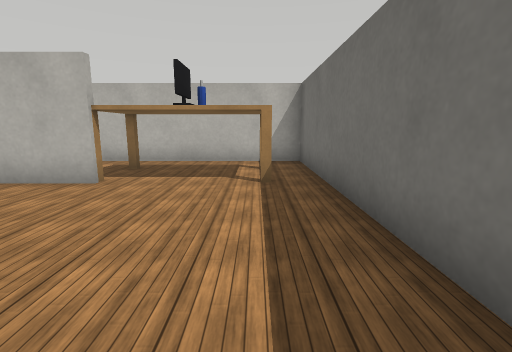
[1] (above)

16 first-person views from a walk through a robot-simulator world made for Webots. The camera is 0.54 m above the floor, tilts 10° down and sees 85° across. The floor is counted in squares, 0.5 m on a side. Each view is taken from the middle of a square. On the plan, view 1 faces up. The plan holds only what a view shows up to about 12 squares ahead; the rest is blank. Robots are left out. Simple shapes and patterns stand in for the simulator's stock objects.

[2]
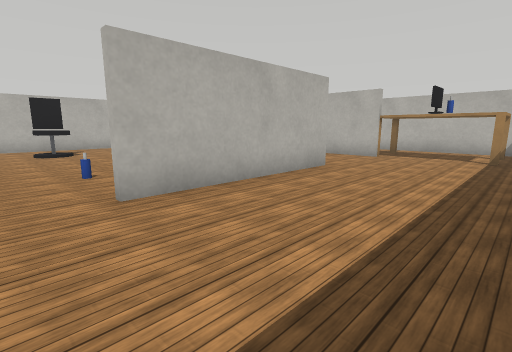

[3]
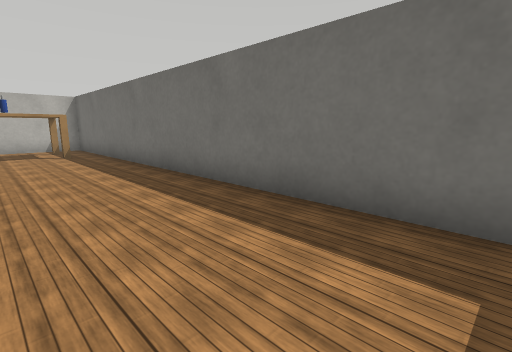

[4]
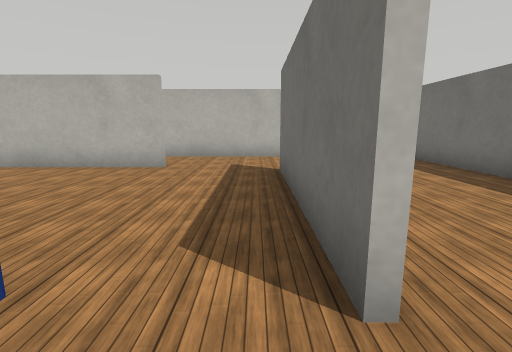

[5]
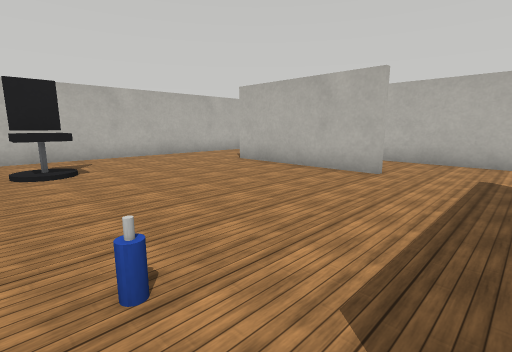

[6]
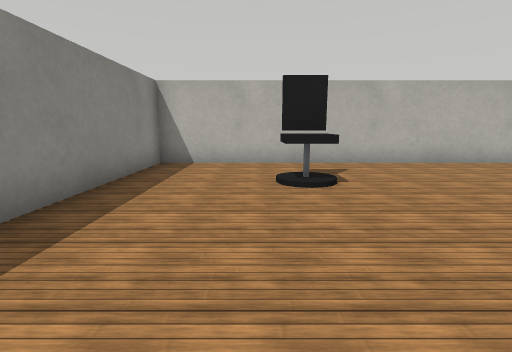

[7]
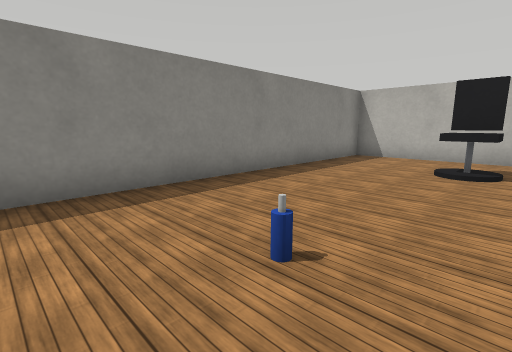

[8]
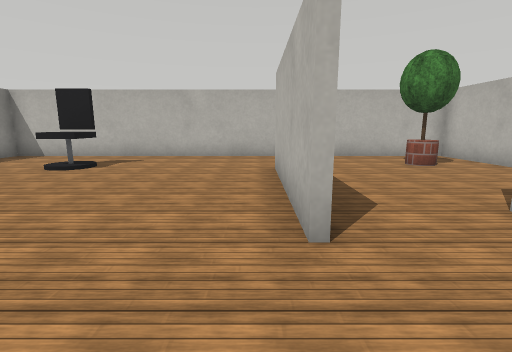

[9]
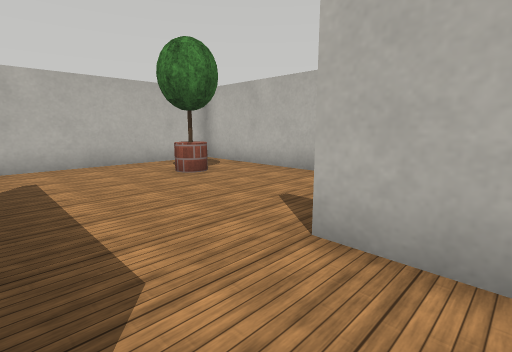

[10]
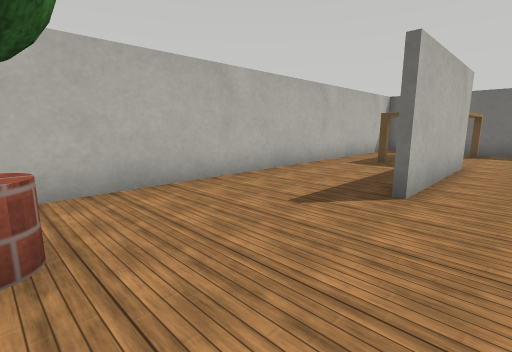

[11]
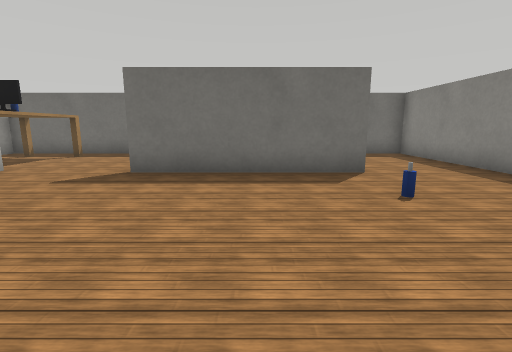

[12]
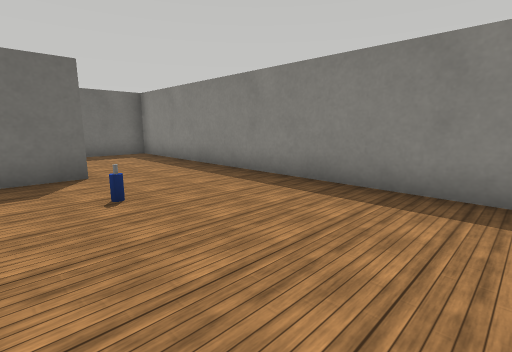

[13]
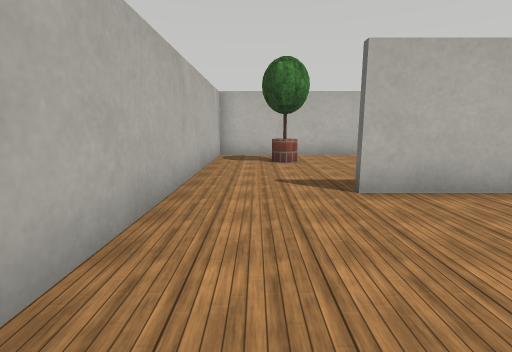

[14]
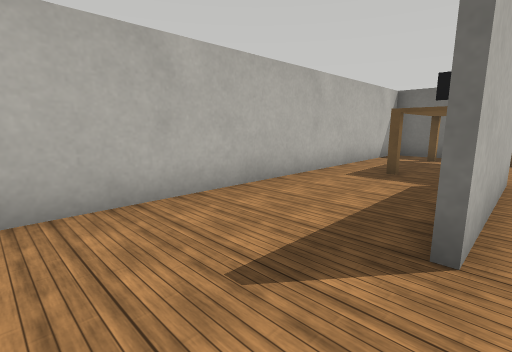

[15]
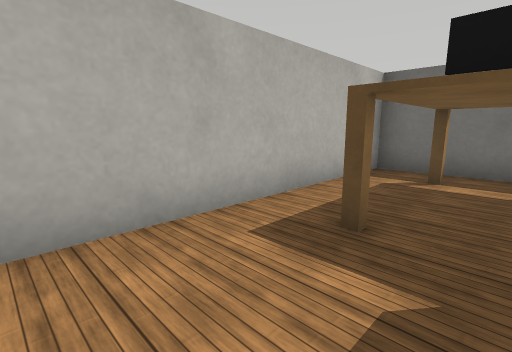

[16]
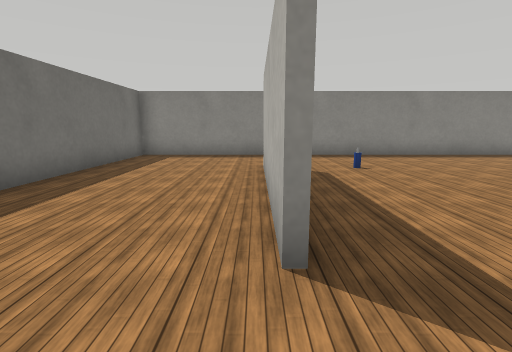

### Floor plan
Points are (right, up) in squares from view 1. A wall is a line through its corners. A room is listed if a view was taken in it or the views show most of it. See-through windows are left out.
Room 1 (views 1, 2, 3, 8, 9, 16)
walls: (-3.2, 2) (-3.2, -3.6); (-3.1, 5.3) (-6.5, 5.3); (-3.5, -6.9) (1.4, -6.9) (1.4, 8.9) (-2.6, 8.9)
ways out: opening at (-5, 2.7) to room 2; opening at (-3, -5) to room 2; opening at (-7, 4) to room 3; opening at (-3.5, 7.5) to room 3
objects: table (-3, 6) to (-3, 7); monitor (-2, 6) to (-2, 7); bottle (-1, 6); table (-1, 6) to (0, 7)
Room 2 (views 4, 5, 6, 7, 11, 12, 13)
walls: (-6.4, 2.5) (-11.4, 2.5); (-3.4, -3.6) (-3.4, 2); (-14.4, 2.5) (-14.4, -6.9) (-3.5, -6.9)
ways out: opening at (-5, 2.7) to room 1; opening at (-3, -5) to room 1; opening at (-13, 3) to room 3
objects: office chair (-12, -3) to (-11, -3); bottle (-6, -3)
Room 3 (views 10, 14, 15)
walls: (-6.5, 5.3) (-7.5, 5.3); (-2.6, 8.9) (-14.4, 8.9) (-14.4, 2.5)
ways out: opening at (-7, 4) to room 1; opening at (-3.5, 7.5) to room 1; opening at (-13, 3) to room 2
objects: potted tree (-12, 6) to (-12, 7)

Positions as (right, up) in squares from view 1, and headings:
1: (0, 0), facing up
2: (1, -5), facing up-left
3: (-2, -6), facing up-right
4: (-4, -5), facing up
5: (-4, -4), facing up-left
6: (-6, -4), facing left
7: (-4, -2), facing down-left
8: (-4, 2), facing left
9: (-6, 3), facing up-left
10: (-12, 4), facing up-right
11: (-10, -1), facing right
12: (-10, -2), facing down-right
13: (-13, -2), facing up
14: (-10, 5), facing up-right
15: (-6, 6), facing up-right
16: (-3, 4), facing down
